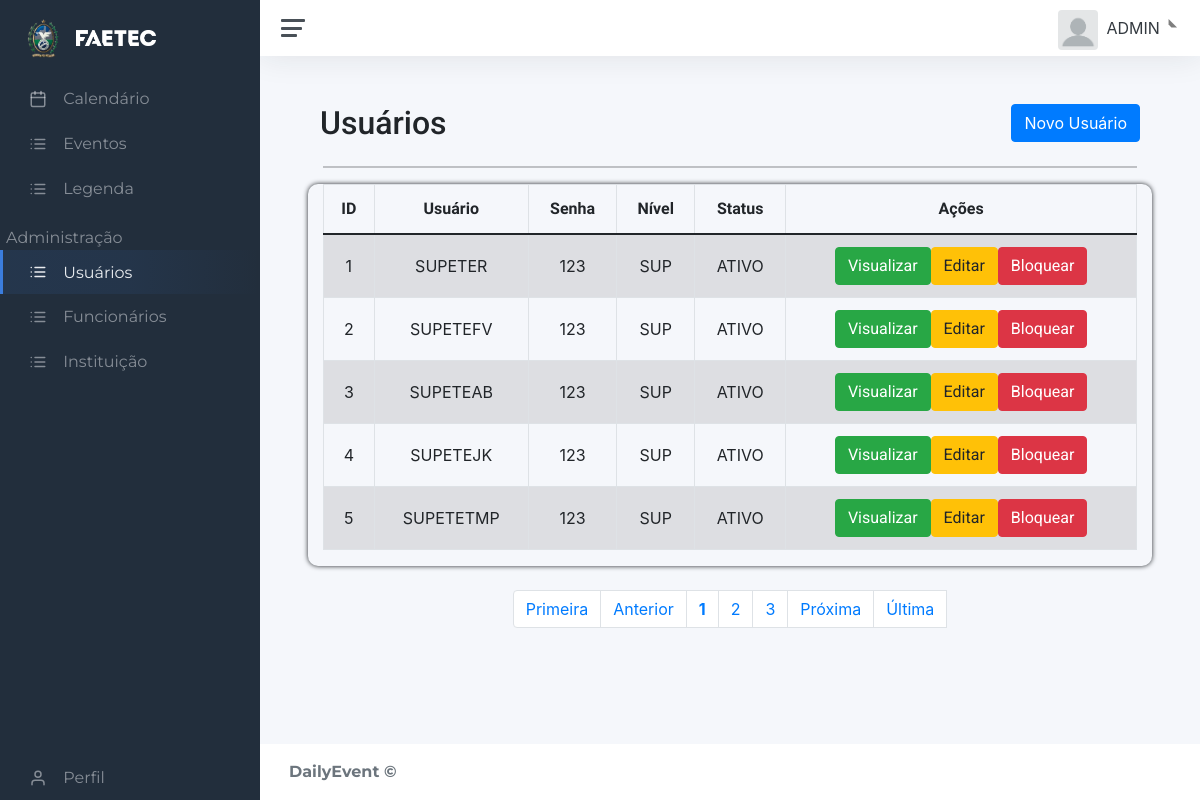
Screenshot of /static/dash.php?page=lista_usu (signed in) with the database file from the repository.
### tables this page shows
CREATE TABLE IF NOT EXISTS `usuarios` (
  `id_func` int(11) NOT NULL,
  `usuario` varchar(25) DEFAULT NULL,
  `senha` varchar(40) DEFAULT NULL,
  `nivel` int(1) unsigned DEFAULT 1,
  `foto_perfil` varchar(100) DEFAULT NULL,
  `ativo` int(11) DEFAULT NULL,
  PRIMARY KEY (`id_func`) USING BTREE,
  UNIQUE KEY `usuario` (`usuario`) USING BTREE,
  KEY `nivel` (`nivel`) USING BTREE,
  CONSTRAINT `FK_usuarios_funcionario` FOREIGN KEY (`id_func`) REFERENCES `funcionario` (`id_func`) ON DELETE CASCADE ON UPDATE CASCADE
);

### static/contents/usuario/lista_usu.php (the view, shortened to what this page needs)
<div id="main" class="container-fluid">
	<div id="top" class="row">
		<div class="d-flex justify-content-between">
			<h2 class="td-indicador" style="font-family: 'Roboto', sans-serif;">Usuários</h2>
			<a href="?page=addusu" class="btn btn-primary pull-right h2">Novo Usuário</a>
		</div>
	</div>
	<hr/>
	<div id="bloco-list-pag">
		<div id="list" class="row">
			<div class="table-all table-responsive col-md-12">
				<?php
					$quantidade = 5;
					$pagina = (isset($_GET['pagina'])) ? (int)$_GET['pagina'] : 1;
					$inicio = ($quantidade * $pagina) - $quantidade;
					$data = mysqli_query($con, "select * from usuarios ORDER BY id_func ASC limit $inicio, $quantidade;");
					echo "<table class='table table-striped' cellspacing='0' cellpading='0'>";
					echo "<thead><tr>";
					echo "<td class='td-center'><strong>ID</strong></td>";
					echo "<td class='td-center'><strong>Usuário</strong></td>";
					echo "<td class='td-center'><strong>Senha</strong></td>";
					echo "<td class='td-center'><strong>Nível</strong></td>";
					echo "<td class='td-center'><strong>Status</strong></td>";
					echo "<td class='td-center'><strong>Ações</strong></td>";
					echo "</tr></thead><tbody>";
					while($info = mysqli_fetch_array($data)){
						echo "<tr>";
						echo "<td class='centro'>".$info['id_func']."</td>";
						echo "<td class='centro'>".$info['usuario']."</td>";
						echo "<td class='centro'>".$info['senha']." </td>";
						echo "<td class='centro'>".(($info['nivel'] == 1)?"SUP":"ADMIN")." </td>";
						echo "<td class='centro'>".(($info['ativo'] == 1)?"ATIVO":"INATIVO")." </td>";
						echo "<td class='actions btn-group-sm td-center'>";
						echo "<span class='d-none d-sm-inline-block'><a class='btn btn-success btn-xs' href=?page=view_usu&id_func=".$info['id_func']."> Visualizar </a></span>";
						echo "<span class='d-none d-sm-inline-block'><a class='btn btn-warning btn-xs' href=?page=edit_usu&id_func=".$info['id_func']."> Editar </a></span>";
						if($info['ativo'] == 1){
							echo "<span class='d-none d-sm-inline-block'><a href=?page=block_usu&id_func=".$info['id_func']." class='btn btn-danger btn-xs'> Bloquear </a></span>";
							echo "<span class='d-inline-block d-sm-none'><a class='btn btn-danger btn-xs' href=?page=block_usu&id_func=".$info['id_func']."><i class='align-middle' data-feather='slash'></i></a></span></td>";
							}else if($info['ativo'] == 0){
							echo "<span class='d-none d-sm-inline-block'><a href=?page=ativa_usu&id_func=".$info['id_func']." class='btn btn-info btn-xs'>  &nbsp Ativar &nbsp  </a></span>";
							echo "<span class='d-inline-block d-sm-none'><a class='btn btn-info btn-xs' href=?page=ativa_usu&id_func=".$info['id_func']."><i class='align-middle' data-feather='check'></i></a></span></td>";
						}
					}
				echo "</tr></tbody></table>";
			?>
		</div>
	</div>
	<br>
	<div id="bottom" class="row">
			<div class="col-md-12">
				<?php
					$sqlTotal 		= "select id_func from usuarios;";
					$qrTotal  		= mysqli_query($con, $sqlTotal) or die (mysqli_error());
					$numTotal 		= mysqli_num_rows($qrTotal);
					$totalpagina = (ceil($numTotal/$quantidade)<=0) ? 1 : ceil($numTotal/$quantidade);
					$exibir = 3;
					$anterior = (($pagina-1) <= 0) ? 1 : $pagina - 1;
					$posterior = (($pagina+1) >= $totalpagina) ? $totalpagina : $pagina+1;
					echo "<ul class='pagination d-flex justify-content-center'>";
					echo "<li class='page-item d-none d-sm-inline-block'><a class='page-link' href='?page=lista_usu&pagina=1'> Primeira</a></li> ";
					echo "<li class='page-item d-none d-sm-inline-block'><a class='page-link' href=\"?page=lista_usu&pagina=$anterior\"> Anterior</a></li> ";
					echo "<li class='page-item'><a class='page-link' href='?page=lista_usu&pagina=".$pagina."'><strong>".$pagina."</strong></a></li> ";
					for($i = $pagina+1; $i < $pagina+$exibir; $i++){
						if($i <= $totalpagina)
						echo "<li class='page-item'><a class='page-link' href='?page=lista_usu&pagina=".$i."'> ".$i." </a></li> ";
					}
					echo "<li class='page-item d-none d-sm-inline-block'><a class='page-link' href=\"?page=lista_usu&pagina=$posterior\"> Pr&oacute;xima</a></li> ";
					echo "<li class='page-item d-none d-sm-inline-block'><a class='page-link' href=\"?page=lista_usu&pagina=$totalpagina\"> &Uacute;ltima</a></li>";
					echo "<li class='page-item d-inline-block d-sm-none'><a class='page-link' href='?page=lista_usu&pagina=$totalpagina'><i class='align-middle' data-feather='chevrons-right'></i></a></li></ul>";
				?>
			</div>
		</div>
	</div>
</div>

### static/css/main.css (style rules this page uses)
#calendario table, th, td { border: 1px solid; }
.table { width:30%px !important; }
.table-all { border-radius: 10px; box-shadow: 0px 0px 5px; }
.td-indicador { font-family: 'Raleway', sans-serif; }
.td-center { text-align:center; font-family: 'Raleway', sans-serif; }
.btn { font-family: 'Roboto', sans-serif; font-size: 15px; }

### static/contents/usuario/lista_usu.php (style rules this page uses)
.centro { text-align:center; }

### rows the page displays
usuarios: id_func "1", usuario "SUPETER", senha "123", nivel "SUP", ativo "ATIVO"
usuarios: id_func "2", usuario "SUPETEFV", senha "123", nivel "SUP", ativo "ATIVO"
usuarios: id_func "3", usuario "SUPETEAB", senha "123", nivel "SUP", ativo "ATIVO"
usuarios: id_func "4", usuario "SUPETEJK", senha "123", nivel "SUP", ativo "ATIVO"
usuarios: id_func "5", usuario "SUPETETMP", senha "123", nivel "SUP", ativo "ATIVO"

### other values shown
$_SESSION['UsuarioNome'] "ADMIN"
$pagina "1"
